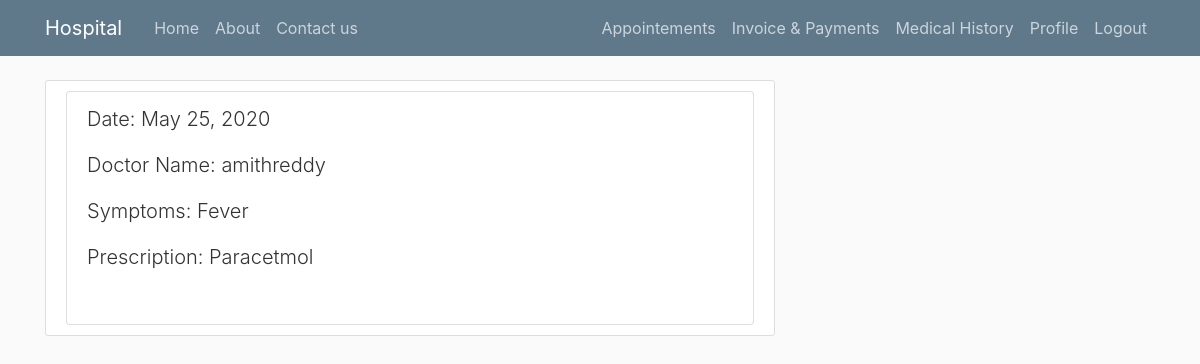
The app's page /accounts/patient/prescription/4/detail/ (signed in) with its own data.
### accounts/models.py (models this page shows, shortened)
class MedicalHistory(models.Model):
    date =models.DateField(auto_now_add = True)
    symptoms= models.TextField()
    doctor_name= models.ForeignKey(User ,related_name='medical_doctor',on_delete=models.CASCADE)
    patient_name=models.ForeignKey(User,related_name='medical_patient',on_delete=models.CASCADE)
    prescription=models.TextField(max_length=1000)
    billed = models.CharField(max_length=10, choices=BILLED,default = 'no')

### accounts/views.py (the view)
# urls.py: path('patient/prescription/<int:pk>/detail/',user_views.MedicalHistoryDetailView.as_view(),name='patient-prescription-detail'),
class MedicalHistoryDetailView(LoginRequiredMixin,UserPassesTestMixin,DetailView):
    model = MedicalHistory
    def test_func(self):
        obj = self.get_object()
        if obj.patient_name == self.request.user:
            return True
        return False

### accounts/templates/accounts/medicalhistory_detail.html
{% extends "accounts/base.html" %}
{% block content %}
    <article class="media content-section">
        <div class="media-body">
            <div class="list-group-item">
                <p class="lead">Date: {{object.date}}</p>
                <p class="lead"> Doctor Name: {{object.doctor_name}}</p>
                <p class="lead">Symptoms: {{object.symptoms}}</p>
                <p class="lead">Prescription: {{object.prescription}}</p><br>
            </div>
        </div>
    </article>
{% endblock content %}

### accounts/static/accounts/styles.css (style rules this page uses)
body { background: #fafafa; color: #333333; margin-top: 5rem; }
.content-section { background: #ffffff; padding: 10px 20px; border: 1px solid #dddddd; border-radius: 3px; margin-bottom: 20px; }

### records on screen
MedicalHistory: date "May 25, 2020", doctor_name "amithreddy", symptoms "Fever", prescription "Paracetmol"
